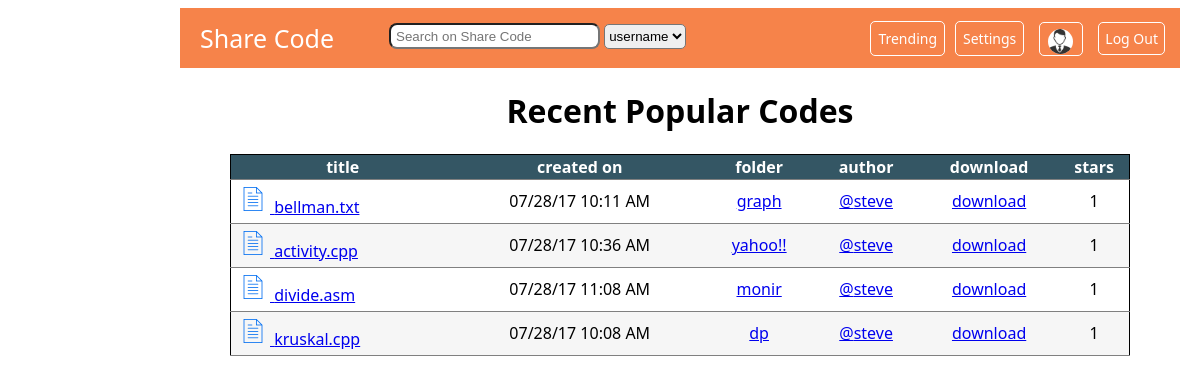
The app's page /popular.php with its own data.
### tables this page shows
CREATE TABLE `files` (
  `fileid` int(10) NOT NULL,
  `filename` varchar(200) DEFAULT NULL,
  `folderid` int(10) DEFAULT NULL,
  `created` datetime DEFAULT NULL,
  `userid` int(10) DEFAULT NULL
);

CREATE TABLE `folders` (
  `folderid` int(10) NOT NULL,
  `foldername` varchar(20) DEFAULT NULL,
  `category` varchar(20) DEFAULT NULL,
  `created` datetime DEFAULT NULL,
  `userid` int(10) DEFAULT NULL
);

CREATE TABLE `users` (
  `userid` int(10) NOT NULL,
  `username` varchar(20) DEFAULT NULL,
  `pass` varchar(20) DEFAULT NULL,
  `firstname` varchar(20) DEFAULT NULL,
  `lastname` varchar(20) DEFAULT NULL,
  `dob` date DEFAULT NULL,
  `gender` varchar(10) DEFAULT NULL,
  `email` varchar(200) DEFAULT NULL,
  `url` varchar(100) DEFAULT NULL,
  `city` varchar(20) DEFAULT NULL,
  `country` varchar(20) DEFAULT NULL,
  `company` varchar(20) DEFAULT NULL,
  `post` varchar(20) DEFAULT NULL
);

### popular.php (the view, shortened to what this page needs)
<?php session_start();
include_once 'includes/config.php';
$me = $_SESSION['userid'];
$imgsrc = "pp/".$me;
if(!file_exists($imgsrc)){
    $imgsrc = "pp.png";
}
$sql = "SELECT files.fileid, files.filename,folders.folderid, folders.foldername,
    files.created,users.userid, users.username, COUNT(*) as stars
    FROM likes
    INNER JOIN files ON files.fileid=likes.fileid
    INNER JOIN users ON files.userid=users.userid
    INNER JOIN folders ON files.folderid=folders.folderid
    GROUP BY likes.fileid
    ORDER BY stars DESC";
$result = mysqli_query($conn,$sql);
?>
<!DOCTYPE html>
<html>
<head>
    <link rel="stylesheet" type="text/css" href="styles/pstyle.css">
</head>
<body>
    <header class="personal_header">
        <a id="homelink" href="personal.php">Share Code</a>
        <form id="search" action="search.php">
            <input name="search" type="text" placeholder="Search on Share Code">
            <select name="soption" >
                <option value="username">username</option>
            </select>
        </form>
        <a id="logout" href="includes/logout.php"> Log Out </a>
        <a id="usernameh" href="personal.php">
            <img src="<?php echo $imgsrc;?>" height="25" width="25">
        </a>
        <a id="setting" href="setting.php">Settings</a>
        <a id="trend" href="popular.php"> Trending </a>
    </header>
    <div class="pmain_wrapper">
        <main class="pmain">
            <h1> Recent Popular Codes </h1>
            <div class="popular">
                <table style="text-align:center" >
                    <tr>
                        <th> title </th>
                        <th> created on </th>
                        <th> folder </th>
                        <th> author </th>
                        <th> download </th>
                        <th> stars </th>
                        <?php while($row = mysqli_fetch_assoc($result)) {
                        ?>
                            <tr>
                                <td style="text-align:left" >
									<?php $filelink = "view.php?file=".$row['fileid'];
									?>
                                    <a href="<?php echo $filelink; ?>"><img src="icons/file.png" style="padding: 2px 5px;"> <?php echo $row['filename']?> </a>
                                </td>
                                <td>
                                    <?php
                            $time = strtotime($row['created']);
							$myFormatForView = date("m/d/y g:i A", $time);
							echo $myFormatForView;
                                    ?>
                                </td>
                                <td> <?php
									$folderlink = "user.php?id=".$row['userid']."&folderid=".$row['folderid'] ;
									?>
									<a href="<?php echo $folderlink;?>"> <?php echo $row['foldername'];?> </a>
								</td>
                                <td>
									<?php $ulink="user.php?id=".$row['userid']?>
                                    <a href="<?php echo $ulink;?>"> <?php echo "@".$row['username']?> </a>
                                </td>
								<td>
									<?php $dlink = "includes/download.php?fileid=".$row['fileid'];
									?>
									<a href="<?php echo $dlink;?>"> download </a>
								</td>
                                <td> <?php echo $row['stars'];?> </td>
                            </tr>
                        <?php
                            }
                        ?>
                </table>
            </div>
        </main>
    </div>
</body>
</html>

### styles/pstyle.css (style rules this page uses)
body { margin-left: 180px; width: 1000px; font-family: Segoe UI; padding: 0px; }
.personal_header { clear: both; width: 100%; height: 60px; padding: 0px; background-color: #F6834A; background-color: #F6834A; color: white; overflow: hidden; }
.personal_header > a { text-decoration: none; color: white; }
#homelink { float: left; font-size: 25px; margin: 13px 20px; border: none; }
#search { float: left; width: auto; margin-top: 15px; margin-left: 35px; height: 30px; width: 300px; }
#search input { width: 200px; height: 20px; border-radius: 8px; padding-left: 5px; }
#search select { height: 25px; border-radius: 5px; }
#trend { float: right; margin: 13px 10px; padding: 7px; font-size: 14px; border-radius: 5px; border: 1px solid white; }
#setting { float: right; margin-top: 13px; margin-right: 15px; padding: 7px; border-radius: 5px; border: 1px solid white; font-size: 14px; }
#usernameh { float: right; width: auto; height: 20px; padding: 6px; margin: 14px 0px; border-radius: 5px; border: 1px solid white; }
.personal_header img { float: left; border-radius: 50%; background-color: white; margin: 0px 2px; }
#logout { float: right; padding: 6px; margin: 0px 15px; margin-top: 14px; font-size: 14px; border-radius: 5px; border: 1px solid white; }
table { border: 1px solid black; margin: 25px; border-collapse: collapse; width: 750px; text-align: left; }
th { background-color: #345664; color: white; text-align: center; }
td { padding: 5px 5px; }
tr { border-bottom: 1px solid grey; }
tr:nth-child(odd) { background-color: #f6f6f6; }
tr:nth-child(even) { background-color: white; }
td, th { border: none; }
.pmain { text-align: center; }
.popular table { margin: 20px 50px; width: 900px; }

### records on screen
files: filename "bellman.txt", created "07/28/17 10:11 AM", folderid.foldername "graph", userid.username "steve", stars "1"
files: filename "activity.cpp", created "07/28/17 10:36 AM", folderid.foldername "yahoo!!", userid.username "steve", stars "1"
files: filename "divide.asm", created "07/28/17 11:08 AM", folderid.foldername "monir", userid.username "steve", stars "1"
files: filename "kruskal.cpp", created "07/28/17 10:08 AM", folderid.foldername "dp", userid.username "steve", stars "1"
